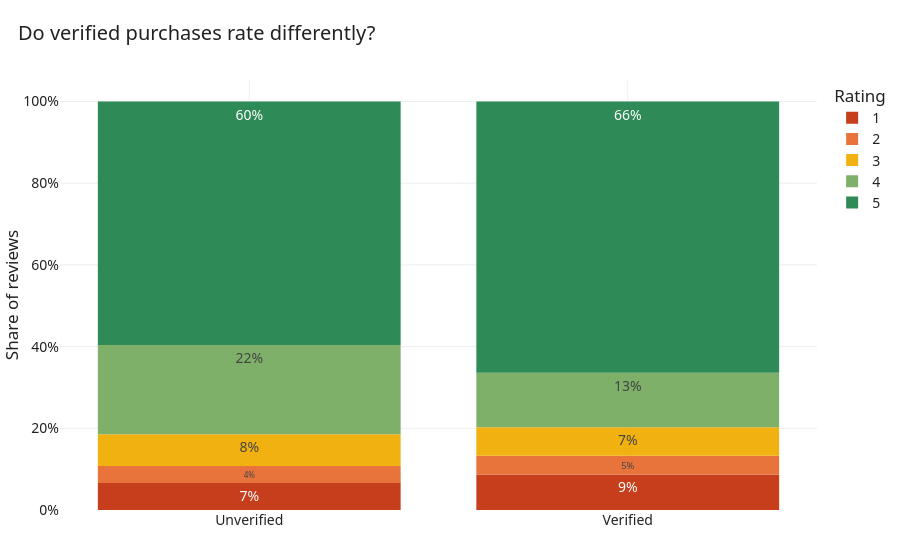

The notebook cell this image was saved under:
### Code cell
# Do verified purchases rate differently than unverified ones?
comp = (df.groupby("verified_purchase")["rating_str"]
          .value_counts(normalize=True).rename("share").reset_index())
comp["Purchase"] = comp["verified_purchase"].map({True: "Verified", False: "Unverified"})

fig = px.bar(
    comp, x="Purchase", y="share", color="rating_str",
    category_orders={"rating_str": ["1", "2", "3", "4", "5"]},
    color_discrete_map=RATING_COLORS, text_auto=".0%",
    title="Do verified purchases rate differently?",
    labels={"share": "Share of reviews", "rating_str": "Rating", "Purchase": ""},
)
fig.update_layout(yaxis_tickformat=".0%", legend_title="Rating")
fig.show()

### Figure 1 — Plotly figure (JSON) as saved in the notebook; plotly's stock layout.template omitted (floating-point values rounded to 4 significant figures)
{"data": [{"hovertemplate": "Rating=1<br>=%{x}<br>Share of reviews=%{y}<extra></extra>", "legendgroup": "1", "marker": {"color": "#C73E1D", "pattern": {"shape": ""}}, "name": "1", "orientation": "v", "showlegend": true, "textposition": "auto", "texttemplate": "%{y:.0%}", "type": "bar", "x": ["Unverified", "Verified"], "xaxis": "x", "y": [0.06631, 0.08703], "yaxis": "y"}, {"hovertemplate": "Rating=2<br>=%{x}<br>Share of reviews=%{y}<extra></extra>", "legendgroup": "2", "marker": {"color": "#E8743B", "pattern": {"shape": ""}}, "name": "2", "orientation": "v", "showlegend": true, "textposition": "auto", "texttemplate": "%{y:.0%}", "type": "bar", "x": ["Unverified", "Verified"], "xaxis": "x", "y": [0.04141, 0.04606], "yaxis": "y"}, {"hovertemplate": "Rating=3<br>=%{x}<br>Share of reviews=%{y}<extra></extra>", "legendgroup": "3", "marker": {"color": "#F1B211", "pattern": {"shape": ""}}, "name": "3", "orientation": "v", "showlegend": true, "textposition": "auto", "texttemplate": "%{y:.0%}", "type": "bar", "x": ["Unverified", "Verified"], "xaxis": "x", "y": [0.07781, 0.06936], "yaxis": "y"}, {"hovertemplate": "Rating=4<br>=%{x}<br>Share of reviews=%{y}<extra></extra>", "legendgroup": "4", "marker": {"color": "#7FB069", "pattern": {"shape": ""}}, "name": "4", "orientation": "v", "showlegend": true, "textposition": "auto", "texttemplate": "%{y:.0%}", "type": "bar", "x": ["Unverified", "Verified"], "xaxis": "x", "y": [0.2181, 0.1334], "yaxis": "y"}, {"hovertemplate": "Rating=5<br>=%{x}<br>Share of reviews=%{y}<extra></extra>", "legendgroup": "5", "marker": {"color": "#2E8B57", "pattern": {"shape": ""}}, "name": "5", "orientation": "v", "showlegend": true, "textposition": "auto", "texttemplate": "%{y:.0%}", "type": "bar", "x": ["Unverified", "Verified"], "xaxis": "x", "y": [0.5964, 0.6642], "yaxis": "y"}], "layout": {"barmode": "relative", "legend": {"title": {"text": "Rating"}, "tracegroupgap": 0}, "title": {"text": "Do verified purchases rate differently?"}, "xaxis": {"anchor": "y", "domain": [0, 1], "title": {"text": ""}}, "yaxis": {"anchor": "x", "domain": [0, 1], "tickformat": ".0%", "title": {"text": "Share of reviews"}}}}
